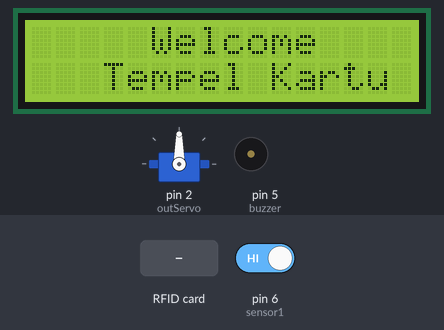
The sketch below on a simulated Arduino Uno, built with avr-gcc and run on an emulated ATmega328P. Shown: 16×2 character LCD, servo, buzzer (waves = sounding, pin HIGH). The inputs (shaded band) are chosen by the test bench; at power-on: pin 6 (sensor1) HIGH. Pins used as bus, display or sensor lines are not drawn; what the sketch prints to the serial monitor is not drawn.

Above: at 1.4 s.
1.5 s: RFID card 5E 7A 19 C4 held to the reader
At 2.3 s:
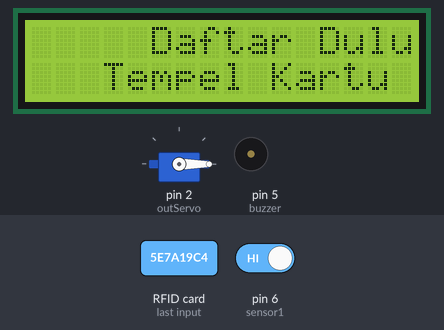
At 3.0 s:
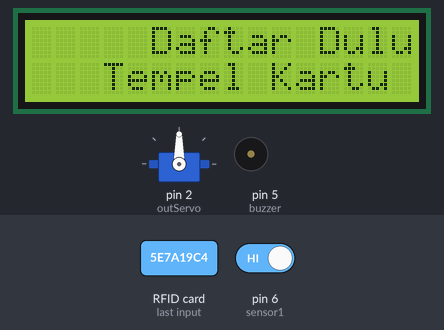
Timing chart, 0 to 4.5 s (numbered marks = the images above; inputs shaded):
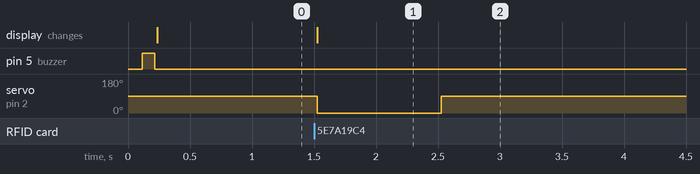

The sketch:

Rangkaian_Servo_Challange.ino
```cpp
#include <SPI.h>
#include <MFRC522.h>
#include <LiquidCrystal_I2C.h>
#include <Servo.h>

String uidString;
LiquidCrystal_I2C lcd(0x27, 16, 2);

int outServo=2;
int buzzer = 5;
int sensor1 = 6;
int kunci1 = LOW;


#define SS_PIN 10
#define RST_PIN 9
MFRC522 mfrc522(SS_PIN, RST_PIN);
Servo myservo;

void setup() {
  Serial.begin(115200); //baudrate yang digunakan untuk komunikasi microcontroller dengan komputer
  lcd.begin();
  pinMode(buzzer, OUTPUT);
  pinMode(sensor1, INPUT);
  SPI.begin();
  mfrc522.PCD_Init();
  bunyibuzzeroke();
  Serial.println("Tempelkan Kartu");
  lcd.setCursor(5,0); lcd.print("Welcome ");
  lcd.setCursor(3,1); lcd.print("Tempel Kartu");
  myservo.attach(outServo);

  // put your setup code here, to run once:

}

void loop() {

  //Serial.println(bacaSensor1);
  if ( mfrc522.PICC_IsNewCardPresent() and kunci1==0 ) {
    readRFID();
    Serial.print("Tag UID: ");
    Serial.println(uidString);
    if(uidString == "8A-37-5A-1A"){
      bunyibuzzeroke();
      myservo.write(180); //0-180
      delay(1000); //Jeda waktu perulagan seama 500 mili detik
      lcd.clear();
      lcd.setCursor(4,0); lcd.print("Silahkan");
      lcd.setCursor(5,1); lcd.print("Masuk");
      delay(1000);
      Serial.println("Berhasil");
      Serial.println("Gerbang Buka");
      lcd.clear(); //Untuk Menghapus karakter pada LCD
      delay(1000);
      Serial.println("Silahkan Masuk!");
      kunci1 = 1;
    }
    else if(uidString == "2F-3F-C9-95" ){
      bunyibuzzeroke();
      lcd.setCursor(5,0); lcd.print("Silahkan ");
      lcd.setCursor(3,1); lcd.print("Masuk");
      Serial.println("Berhasil");
      Serial.println("Gerbang Buka");
      delay(1000);
      Serial.println("Silahkan Masuk!");
      kunci1 = 1;
    }else{
      Serial.println("Gagal");
      lcd.setCursor(5,0); lcd.print("Daftar Dulu");
       myservo.write(0); //0-180
      delay(1000); //Jeda waktu perulagan seama 500 mili detik
      myservo.write(90); //0-180
      delay(1000); //Jeda waktu perulagan seama 500 mili detik
      bunyibuzzergagal();
    }
  }

  int bacaSensor1 = digitalRead(sensor1);

  if (bacaSensor1 == 0 and kunci1 == 1){
  bunyibuzzeroke();
  lcd.clear();
  myservo.write(0); //0-180
  delay(1000); //Jeda waktu perulagan seama 500 mili detik
  lcd.setCursor(4,0); lcd.print("Palang");
  lcd.setCursor(4,1); lcd.print("Tertutup");
  Serial.println ("Palang Tertutup");
  Serial.println (" ");
  delay(2000);
  Serial.println ("Tempelkan Kartu");
  kunci1=0;
}

}

  // put your main code here, to run repeatedly:
void readRFID(){
  mfrc522.PICC_ReadCardSerial();

  uidString = String(mfrc522.uid.uidByte[0],HEX) + "-" +
              String(mfrc522.uid.uidByte[1],HEX) + "-" +
              String(mfrc522.uid.uidByte[2],HEX) + "-" +
              String(mfrc522.uid.uidByte[3],HEX);
              uidString.toUpperCase();
}


void bunyibuzzeroke(){
  digitalWrite(buzzer,HIGH);
  delay(100);
  digitalWrite(buzzer,LOW);
}

void bunyibuzzergagal(){
  digitalWrite(buzzer,LOW);
}
```

Measured:
- after the input at 1.5 s, servo on pin 2 (outServo): 90° → 0° at once, → 90° 1.0 s later; the display: changes at once (image 1)
